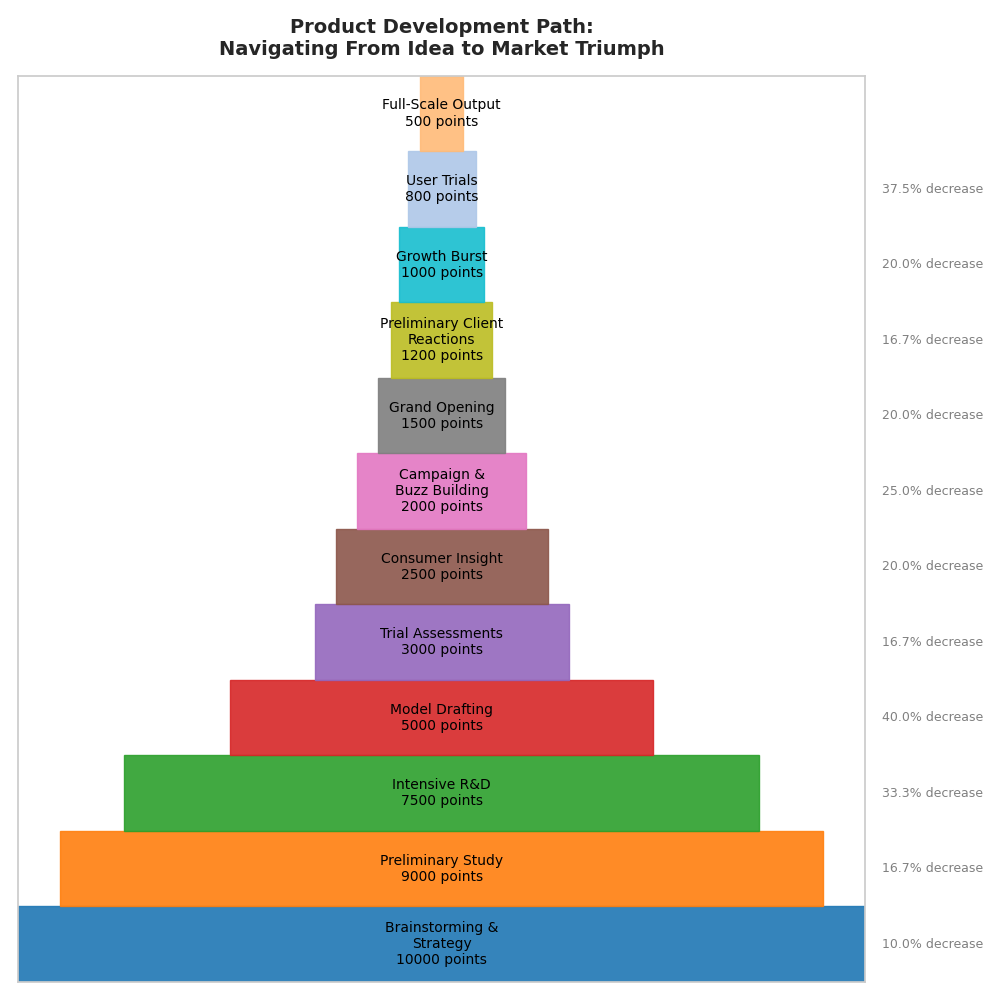

Reproduce this figure in Python.
import matplotlib.pyplot as plt
from matplotlib.patches import Rectangle
import numpy as np

stages = [
    "Brainstorming &\nStrategy",
    "Preliminary Study",
    "Intensive R&D",
    "Model Drafting",
    "Trial Assessments",
    "Consumer Insight",
    "Campaign &\nBuzz Building",
    "Grand Opening",
    "Preliminary Client\nReactions",
    "Growth Burst",
    "User Trials",
    "Full-Scale Output"
]
values = [10000, 9000, 7500, 5000, 3000, 2500, 2000, 1500, 1200, 1000, 800, 500]

percentage_drops = [(values[i] - values[i+1]) / values[i] * 100 for i in range(len(values) - 1)]

# New color set
colors = ['#1f77b4', '#ff7f0e', '#2ca02c', '#d62728', '#9467bd', '#8c564b', 
          '#e377c2', '#7f7f7f', '#bcbd22', '#17becf', '#aec7e8', '#ffbb78']

fig, ax = plt.subplots(figsize=(10, 10))

y_start = 0

for i, (stage, value, color) in enumerate(zip(stages, values, colors)):
    width = value / float(max(values))
    left = (1 - width) / 2
    rect = Rectangle((left, y_start), width, 1, color=color, alpha=0.9)
    ax.add_patch(rect)
    
    ax.text(0.5, y_start + 0.5, f'{stage}\n{value} points', 
            fontsize=10, va='center', ha='center', color='black')
    
    if i < len(percentage_drops):
        ax.text(1.02, y_start + 0.5, f'{percentage_drops[i]:.1f}% decrease', 
                fontsize=9, va='center', ha='left', color='gray')
    
    y_start += 1

ax.set_xlim(0, 1)
ax.set_ylim(0, len(stages))
ax.set_yticks([])
ax.set_xticks([])

ax.set_title("Product Development Path:\nNavigating From Idea to Market Triumph", 
             fontsize=14, fontweight='bold', pad=15)

ax.yaxis.grid(True, which='major', linestyle='--', linewidth=0.5)

plt.tight_layout()
plt.show()
